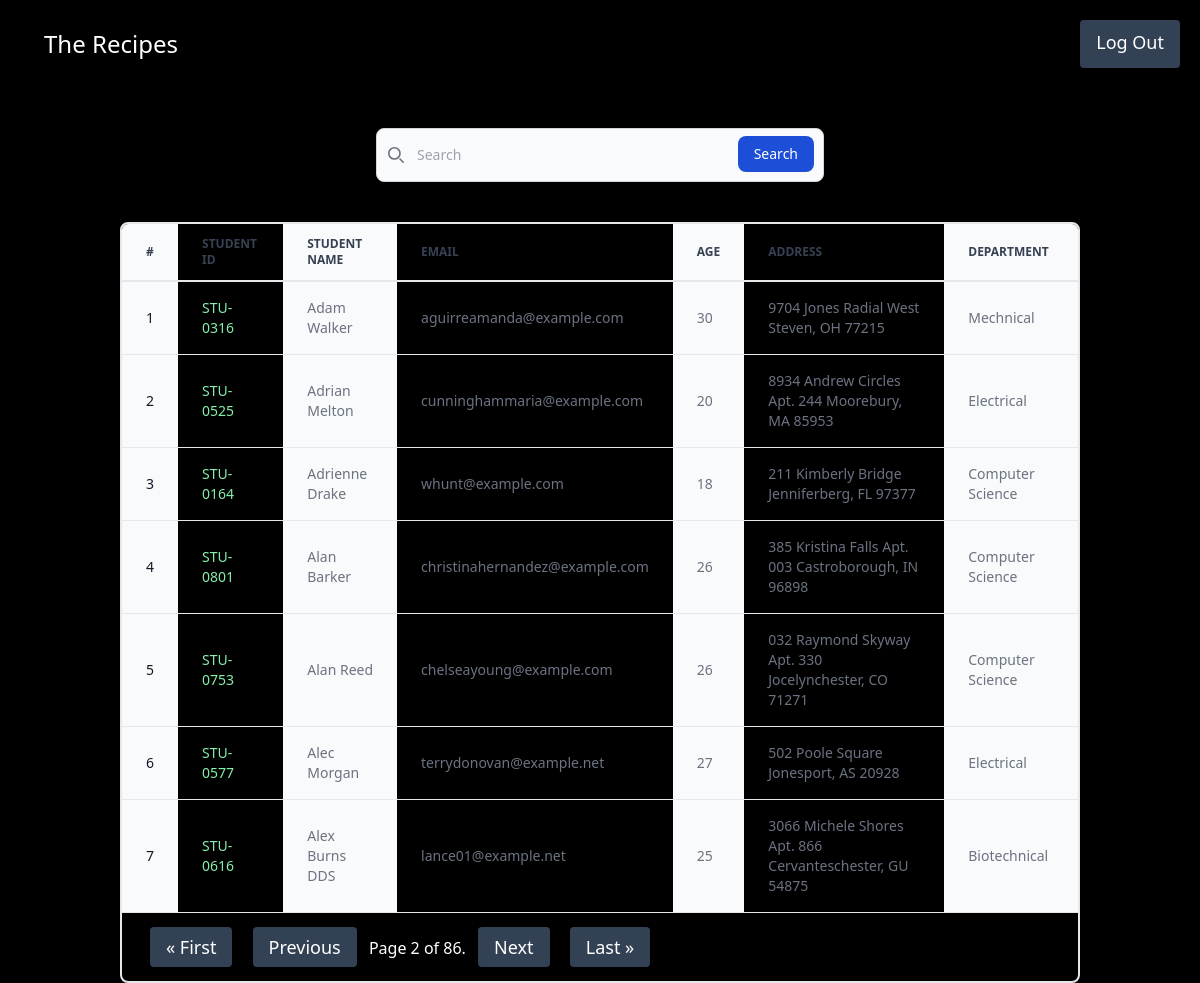
/vege/students?page=2 (signed in), run on the app's committed database.
### vege/models.py (models this page shows, shortened)
class Student(models.Model):
    department = models.ForeignKey(
        Department, related_name="depart", on_delete=models.CASCADE)
    student_id = models.OneToOneField(
        StudentID, related_name="studentid", on_delete=models.CASCADE)
    student_name = models.CharField(max_length=100)
    student_email = models.EmailField(unique=True)
    student_age = models.IntegerField(default=18)
    student_address = models.TextField()
    class Meta:
        ordering = ["student_name"]
        verbose_name = "student"

class StudentID(models.Model):
    student_id = models.CharField(max_length=100)
    def __str__(self):
        return self.student_id

class Department(models.Model):
    department = models.CharField(max_length=100)
    def __str__(self) -> str:
        return self.department
    class Meta:
        ordering = ["department"]

### vege/views.py (the view)
@login_required(login_url="/vege/loginn")
def get_students(request):
    queryset = Student.objects.all()
    search = request.GET.get("search")
    if search:
        queryset = queryset.filter(Q(student_name__icontains=search) | Q(student_id__student_id__icontains=search) | Q(
            student_email__icontains=search) | Q(student_age__icontains=search) | Q(student_address__icontains=search) | Q(department__department__icontains=search))
    paginator = Paginator(queryset, 7)
    page_no = request.GET.get("page", 1)
    page_obj = paginator.get_page(page_no)
    return render(request, template_name="report/students.html", context={"queryset": page_obj})

### vege/templates/report/students.html (shortened to what this page needs)
{% extends 'base2.html' %}
{% block start %}
  <form class="max-w-md mx-auto my-10">
    <div class="relative">
      <div class="absolute inset-y-0 start-0 flex items-center ps-3 pointer-events-none">
      </div>
      <input type="search" name="search" id="default-search" class="block w-full p-4 ps-10 text-sm text-gray-900 border border-gray-300 rounded-lg bg-gray-50 focus:ring-blue-500 focus:border-blue-500 dark:bg-gray-700 dark:border-gray-600 dark:placeholder-gray-400 dark:text-white dark:focus:ring-blue-500 dark:focus:border-blue-500" placeholder="Search" required />
      <button type="submit" class="text-white absolute end-2.5 bottom-2.5 bg-blue-700 hover:bg-blue-800 focus:ring-4 focus:outline-none focus:ring-blue-300 font-medium rounded-lg text-sm px-4 py-2 dark:bg-blue-600 dark:hover:bg-blue-700 dark:focus:ring-blue-800">Search</button>
    </div>
  </form>
  <div class="relative overflow-x-auto shadow-md sm:rounded-lg mx-[10vw] border-2 dark:bg-slate-800 dark:text-white dark:text-slate-400">
    <table class="w-full text-sm text-left rtl:text-right text-gray-500 dark:text-gray-400">
      <thead class="text-xs border-b-2 text-gray-700 uppercase dark:text-gray-400">
        <tr>
          <th scope="col" class="px-6 py-3 bg-gray-50 dark:bg-gray-800">#</th>
          <th scope="col" class="px-6 py-3">Student ID</th>
          <th scope="col" class="px-6 py-3 bg-gray-50 dark:bg-gray-800">Student Name</th>
          <th scope="col" class="px-6 py-3">Email</th>
          <th scope="col" class="px-6 py-3 bg-gray-50 dark:bg-gray-800">Age</th>
          <th scope="col" class="px-6 py-3">Address</th>
          <th scope="col" class="px-6 py-3 bg-gray-50 dark:bg-gray-800">Department</th>
        </tr>
      </thead>
      <tbody>
        {% for student in queryset %}
          <tr class="border-b border-gray-200 dark:border-gray-700">
            <th scope="row" class="px-6 py-4 font-medium text-gray-900 whitespace-nowrap bg-gray-50 dark:text-white dark:bg-gray-800">{{ forloop.counter }}</th>
            <td class="px-6 py-4">
              <a class="text-green-300" href="{% url 'seeMarks' student.student_id %}">{{ student.student_id }}</a>
            </td>
            <td class="px-6 py-4 bg-gray-50 dark:bg-gray-800">{{ student.student_name }}</td>
            <td class="px-6 py-4">{{ student.student_email }}</td>
            <td class="px-6 py-4 bg-gray-50 dark:bg-gray-800">{{ student.student_age }}</td>
            <td class="px-6 py-4">{{ student.student_address }}</td>
            <td class="px-6 py-4 bg-gray-50 dark:bg-gray-800">{{ student.department }}</td>
          </tr>
        {% endfor %}
      </tbody>
    </table>
    <div class="pagination m-2 m-[20px]">
      <span class="step-links">
        {% if queryset.has_previous %}
          <a class="text-white bg-slate-700 border-0 px-4 py-2 m-2 focus:outline-none hover:bg-indigo-600 rounded text-lg" href="?page=1">&laquo; First</a>
          <a class="text-white bg-slate-700 border-0 px-4 py-2 m-2 focus:outline-none hover:bg-indigo-600 rounded text-lg" href="?page={{ queryset.previous_page_number }}">Previous</a>
        {% endif %}
        <span class="current">Page {{ queryset.number }} of {{ queryset.paginator.num_pages }}.</span>
        {% if queryset.has_next %}
          <a class="text-white bg-slate-700 border-0 px-4 py-2 m-2 focus:outline-none hover:bg-indigo-600 rounded text-lg" href="?page={{ queryset.next_page_number }}">Next</a>
          <a class="text-white bg-slate-700 border-0 px-4 py-2 m-2 focus:outline-none hover:bg-indigo-600 rounded text-lg" href="?page={{ queryset.paginator.num_pages }}">Last &raquo;</a>
        {% endif %}
      </span>
    </div>
  </div>
{% endblock %}

### vege/templates/base2.html (style rules this page uses)
body { background-color: black; color: white; }

### data on the page
Student: student_id "STU-0316", student_name "Adam Walker", student_email "aguirreamanda@example.com", student_age "30", student_address "9704 Jones Radial West Steven, OH 77215", department "Mechnical"
Student: student_id "STU-0525", student_name "Adrian Melton", student_email "cunninghammaria@example.com", student_age "20", student_address "8934 Andrew Circles Apt. 244 Moorebury, MA 85953", department "Electrical"
Student: student_id "STU-0164", student_name "Adrienne Drake", student_email "whunt@example.com", student_age "18", student_address "211 Kimberly Bridge Jenniferberg, FL 97377", department "Computer Science"
Student: student_id "STU-0801", student_name "Alan Barker", student_email "christinahernandez@example.com", student_age "26", student_address "385 Kristina Falls Apt. 003 Castroborough, IN 96898", department "Computer Science"
Student: student_id "STU-0753", student_name "Alan Reed", student_email "chelseayoung@example.com", student_age "26", student_address "032 Raymond Skyway Apt. 330 Jocelynchester, CO 71271", department "Computer Science"
Student: student_id "STU-0577", student_name "Alec Morgan", student_email "terrydonovan@example.net", student_age "27", student_address "502 Poole Square Jonesport, AS 20928", department "Electrical"
Student: student_id "STU-0616", student_name "Alex Burns DDS", student_email "lance01@example.net", student_age "25", student_address "3066 Michele Shores Apt. 866 Cervanteschester, GU 54875", department "Biotechnical"

### other printed values
{{ queryset.number }} "2"
{{ queryset.paginator.num_pages }} "86"
